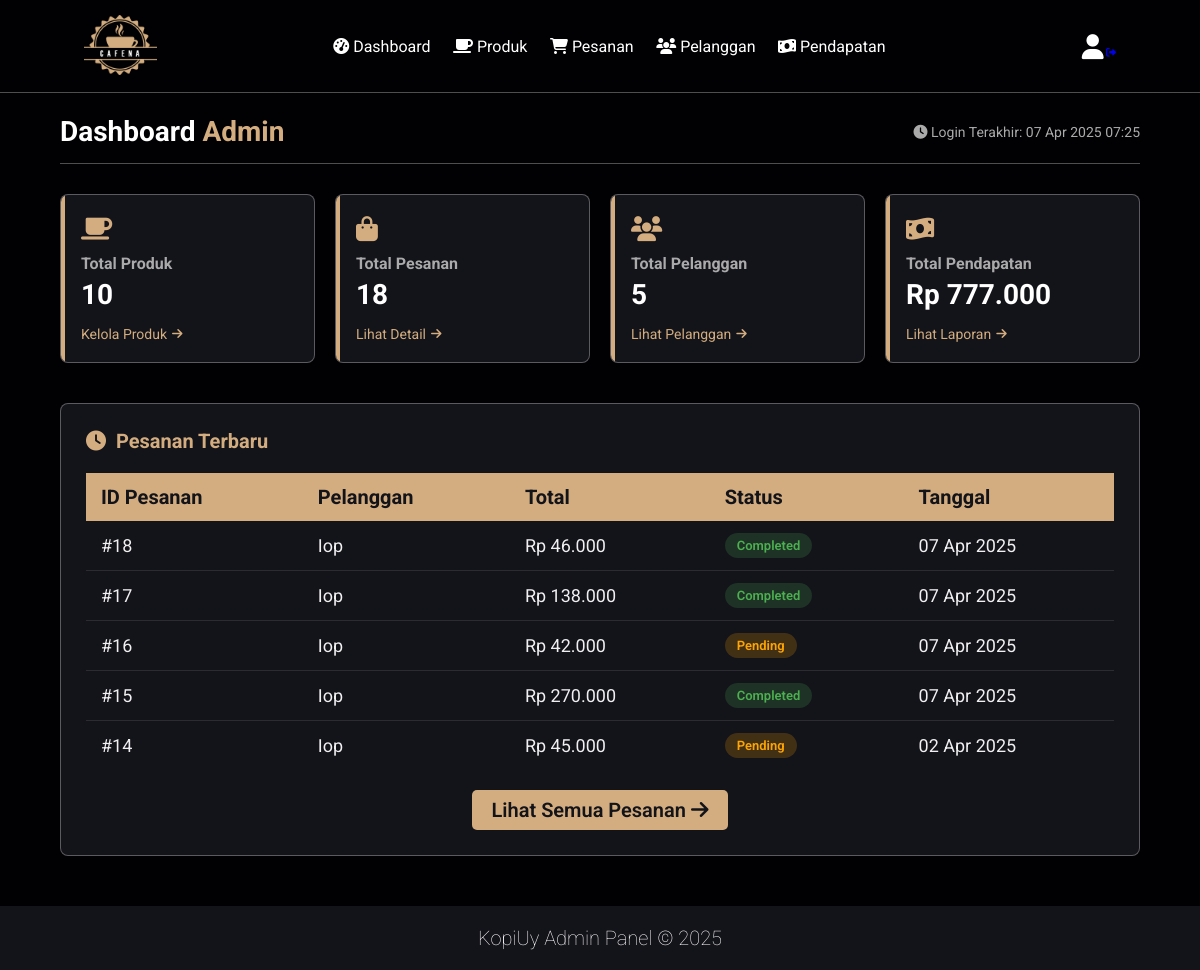
Page /admin/dashboard.php (signed in) on the committed database.
### tables this page shows
CREATE TABLE `order` (
  `id` int NOT NULL,
  `user_id` int NOT NULL,
  `address_id` int NOT NULL,
  `item_count` int NOT NULL,
  `total_price` decimal(10,2) NOT NULL,
  `payment_method` varchar(50) NOT NULL,
  `status` enum('pending','processing','completed','cancelled') DEFAULT 'pending',
  `notes` text,
  `created_at` timestamp NULL DEFAULT CURRENT_TIMESTAMP,
  `updated_at` timestamp NULL DEFAULT CURRENT_TIMESTAMP ON UPDATE CURRENT_TIMESTAMP
);

CREATE TABLE `users` (
  `id` int NOT NULL,
  `username` varchar(50) NOT NULL,
  `email` varchar(50) NOT NULL,
  `password` varchar(255) NOT NULL,
  `created_at` timestamp NULL DEFAULT CURRENT_TIMESTAMP
);

### admin/dashboard.php (the view, shortened to what this page needs)
<?php
$stats = [
    'total_orders' => 0,
    'total_products' => 0,
    'total_revenue' => 0,
    'total_customers' => 0
];
try {
    $pdo = Database::getInstance()->getConnection();
    $stats['total_products'] = $pdo->query("SELECT COUNT(*) FROM products")->fetchColumn();
    $stats['total_orders'] = $pdo->query("SELECT COUNT(*) FROM `order`")->fetchColumn();
    $stats['total_revenue'] = $pdo->query("SELECT COALESCE(SUM(total_price), 0) FROM `order` WHERE status = 'completed'")->fetchColumn();
    $stats['total_customers'] = $pdo->query("SELECT COUNT(*) FROM users")->fetchColumn();
} catch (PDOException $e) {
    error_log("[" . date('Y-m-d H:i:s') . "] Database Error: " . $e->getMessage() . "\n", 3, __DIR__ . '/../logs/db_errors.log');
    $error_message = "Terjadi gangguan sistem. Silakan coba lagi nanti.";
} catch (Exception $e) {
    error_log("[" . date('Y-m-d H:i:s') . "] System Error: " . $e->getMessage() . "\n", 3, __DIR__ . '/../logs/system_errors.log');
    $error_message = "Terjadi kesalahan sistem.";
}
$recent_orders = [];
try {
    $stmt = $pdo->query("
        SELECT o.id, o.total_price, o.status, o.created_at,
               u.username AS customer_name
        FROM `order` o
        JOIN users u ON o.user_id = u.id
        ORDER BY o.created_at DESC
        LIMIT 5
    ");
    $recent_orders = $stmt->fetchAll(PDO::FETCH_ASSOC);
} catch (PDOException $e) {
    error_log("Error fetching recent orders: " . $e->getMessage());
    $recent_orders = [];
}
?>
<!DOCTYPE html>
<html lang="id">
<head>
    <link rel="stylesheet" href="../css/style.css">
    <link rel="stylesheet" href="https://cdnjs.cloudflare.com/ajax/libs/font-awesome/6.4.0/css/all.min.css">
    <link rel="stylesheet" href="https://cdn.jsdelivr.net/npm/chart.js@3.7.1/dist/chart.min.css">
</head>
<body>
    <header class="header">
        <a href="dashboard.php" class="logo">
            <img src="../images/logo.png" alt="KopiUy Logo">
        </a>
        <nav class="navbar">
            <a href="dashboard.php"><i class="fas fa-tachometer-alt"></i> Dashboard</a>
            <a href="products.php"><i class="fas fa-coffee"></i> Produk</a>
            <a href="orders.php"><i class="fas fa-shopping-cart"></i> Pesanan</a>
            <a href="customers.php"><i class="fas fa-users"></i> Pelanggan</a>
            <a href="revenue_report.php" class="active"><i class="fas fa-money-bill-wave"></i> Pendapatan</a>
        </nav>
        <div class="icons">
            <div class="fas fa-user"></div>
            <a href="logout.php" class="fas fa-sign-out-alt"></a>
        </div>
    </header>
    <main class="dashboard">
        <div class="dashboard-header">
            <h1 class="dashboard-title">Dashboard <span>Admin</span></h1>
            <div class="last-login">
                <i class="fas fa-clock"></i> Login terakhir: <?= date('d M Y H:i', strtotime($_SESSION['last_login'])) ?>
            </div>
        </div>
        <div class="stats-grid">
            <div class="stat-card">
                <div class="stat-icon"><i class="fas fa-coffee"></i></div>
                <h3 class="stat-title">Total Produk</h3>
                <div class="stat-value"><?= number_format($stats['total_products']) ?></div>
                <a href="products.php" class="stat-link">
                    Kelola produk <i class="fas fa-arrow-right"></i>
                </a>
            </div>
            <div class="stat-card">
                <div class="stat-icon"><i class="fas fa-shopping-bag"></i></div>
                <h3 class="stat-title">Total Pesanan</h3>
                <div class="stat-value"><?= number_format($stats['total_orders']) ?></div>
                <a href="orders.php" class="stat-link">
                    Lihat detail <i class="fas fa-arrow-right"></i>
                </a>
            </div>
            <div class="stat-card">
                <div class="stat-icon"><i class="fas fa-users"></i></div>
                <h3 class="stat-title">Total Pelanggan</h3>
                <div class="stat-value"><?= number_format($stats['total_customers']) ?></div>
                <a href="customers.php" class="stat-link">
                    Lihat pelanggan <i class="fas fa-arrow-right"></i>
                </a>
            </div>
            <div class="stat-card">
                <div class="stat-icon"><i class="fas fa-money-bill-wave"></i></div>
                <h3 class="stat-title">Total Pendapatan</h3>
                <div class="stat-value">Rp <?= number_format($stats['total_revenue'], 0, ',', '.') ?></div>
                <a href="revenue_report.php" class="stat-link">
                    Lihat laporan <i class="fas fa-arrow-right"></i>
                </a>
            </div>
        </div>
        <div class="dashboard-section">
            <h2 class="section-title"><i class="fas fa-clock"></i> Pesanan Terbaru</h2>
            <?php if (!empty($recent_orders)): ?>
                <table class="order-table">
                    <thead>
                        <tr>
                            <th>ID Pesanan</th>
                            <th>Pelanggan</th>
                            <th>Total</th>
                            <th>Status</th>
                            <th>Tanggal</th>
                        </tr>
                    </thead>
                    <tbody>
                        <?php foreach($recent_orders as $order): ?>
                        <tr>
                            <td>#<?= htmlspecialchars($order['id']) ?></td>
                            <td><?= htmlspecialchars($order['customer_name']) ?></td>
                            <td>Rp <?= number_format($order['total_price'], 0, ',', '.') ?></td>
                            <td>
                                <span class="order-status status-<?= htmlspecialchars($order['status']) ?>">
                                    <?= ucfirst(htmlspecialchars($order['status'])) ?>
                                </span>
                            </td>
                            <td><?= date('d M Y', strtotime($order['created_at'])) ?></td>
                        </tr>
                        <?php endforeach; ?>
                    </tbody>
                </table>
            <?php else: ?>
                <p style="color: var(--text-muted); text-align: center; padding: 2rem;">
                    Tidak ada pesanan terbaru
                </p>
            <?php endif; ?>
            <div class="view-all">
                <a href="orders.php" class="btn-view">
                    Lihat Semua Pesanan <i class="fas fa-arrow-right"></i>
                </a>
            </div>
        </div>
    </main>
    <section class="footer">
        <div class="credit">
            <p>KopiUy Admin Panel &copy; <?= date('Y') ?></p>
        </div>
    </section>
</body>
</html>

### css/style.css (style rules this page uses)
:root { --main-color:#d3ad7f; --black:#13131a; --white:#ffffff; --red:#ff0000; --bg:#010103; --border:.1rem solid rgba(255,255,255,.3); }
* { font-family: 'Roboto', sans-serif; margin:0; padding:0; box-sizing: border-box; outline: none; border:none; text-decoration: none; text-transform: capitalize; transition: .2s linear; }
html { font-size: 62.5%; overflow-x: hidden; scroll-padding-top: 9rem; scroll-behavior: smooth; }
body { background: var(--bg); }
section { padding:2rem 7%; }
.header { background: var(--bg); display: flex; align-items: center; justify-content: space-between; padding:1.5rem 7%; border-bottom: var(--border); position: fixed; top:0; left: 0; right: 0; z-index: 1000; }
.header .logo img { height: 6rem; }
.header .navbar a { margin:0 1rem; font-size: 1.6rem; color:#fff; }
.header .icons div { color:#fff; cursor: pointer; font-size: 2.5rem; margin-left: 2rem; }
.footer { background:var(--black); text-align: center; }
.footer .credit { color:#fff; font-weight: lighter; font-size: 2rem; }
.order-table { width: 100%; border-collapse: collapse; }
.order-table th { background: var(--main-color); color: var(--black); padding: 1.5rem; font-size: 1.8rem; text-align: left; }
.order-table td { padding: 1.5rem; font-size: 1.6rem; color: var(--white); border-bottom: var(--border); }
.order-status { padding: 0.5rem 1.5rem; border-radius: 3rem; font-weight: bold; }

### admin/dashboard.php (style rules this page uses)
:root { --dashboard-bg: #0a0a0a; --card-bg: #13131a; --card-hover: #1a1a24; --text-light: #f0f0f0; --text-muted: #aaaaaa; --success-light: rgba(76, 175, 80, 0.2); --warning-light: rgba(255, 165, 0, 0.2); --danger-light: rgba(244, 67, 54, 0.2); --info-light: rgba(33, 150, 243, 0.2); }
.dashboard { padding: 2rem 5%; margin-top: 9.5rem; min-height: calc(100vh - 9.5rem); }
.dashboard-header { display: flex; justify-content: space-between; align-items: center; margin-bottom: 3rem; padding-bottom: 1.5rem; border-bottom: var(--border); }
.dashboard-title { font-size: 2.8rem; color: var(--white); }
.dashboard-title span { color: var(--main-color); }
.last-login { color: var(--text-muted); font-size: 1.4rem; }
.stats-grid { display: grid; grid-template-columns: repeat(auto-fit, minmax(240px, 1fr)); gap: 2rem; margin-bottom: 4rem; }
.stat-card { background: var(--card-bg); border: var(--border); border-radius: 0.8rem; padding: 2rem; transition: all 0.3s ease; position: relative; overflow: hidden; }
.stat-card::before { content: ''; position: absolute; top: 0; left: 0; width: 4px; height: 100%; background: var(--main-color); }
.stat-icon { font-size: 2.5rem; color: var(--main-color); margin-bottom: 1rem; }
.stat-title { font-size: 1.6rem; color: var(--text-muted); margin-bottom: 0.5rem; }
.stat-value { font-size: 2.8rem; font-weight: 700; color: var(--white); margin-bottom: 1.5rem; }
.stat-link { display: inline-flex; align-items: center; color: var(--main-color); font-size: 1.4rem; transition: all 0.3s; }
.stat-link i { margin-left: 0.5rem; font-size: 1.2rem; }
.dashboard-section { background: var(--card-bg); border: var(--border); border-radius: 0.8rem; padding: 2.5rem; margin-bottom: 3rem; }
.section-title { font-size: 2rem; color: var(--main-color); margin-bottom: 2rem; display: flex; align-items: center; }
.section-title i { margin-right: 1rem; }
.order-table { width: 100%; border-collapse: collapse; }
.order-table th { background: var(--main-color); color: var(--black); padding: 1.2rem 1.5rem; font-size: 2rem; text-align: left; }
.order-table td { padding: 1.2rem 1.5rem; font-size: 1.8rem; color: var(--text-light); border-bottom: 1px solid rgba(255, 255, 255, 0.1); }
.order-table tr:last-child td { border-bottom: none; }
.order-status { display: inline-block; padding: 0.5rem 1.2rem; border-radius: 3rem; font-size: 1.3rem; font-weight: 600; text-transform: capitalize; }
.status-pending { background: var(--warning-light); color: #FFA500; }
.status-completed { background: var(--success-light); color: #4CAF50; }
.view-all { text-align: center; margin-top: 2rem; }
.btn-view { display: inline-flex; align-items: center; padding: 0.8rem 2rem; background: var(--main-color); color: var(--black); border-radius: 0.5rem; font-weight: 600; transition: all 0.3s; font-size: 2rem; }
.btn-view i { margin-left: 0.5rem; }

### rows in the picture
order: id "18", user.username "Iop", total_price "46.000", status "Completed", created_at "07 Apr 2025"
order: id "17", user.username "Iop", total_price "138.000", status "Completed", created_at "07 Apr 2025"
order: id "16", user.username "Iop", total_price "42.000", status "Pending", created_at "07 Apr 2025"
order: id "15", user.username "Iop", total_price "270.000", status "Completed", created_at "07 Apr 2025"
order: id "14", user.username "Iop", total_price "45.000", status "Pending", created_at "02 Apr 2025"

### other values in the picture
date('d M Y H:i', strtotime($_SESSION['last_login'])) "07 Apr 2025 07:25"
$stats['total_products'] "10"
$stats['total_orders'] "18"
$stats['total_customers'] "5"
$stats['total_revenue'] "777.000"
